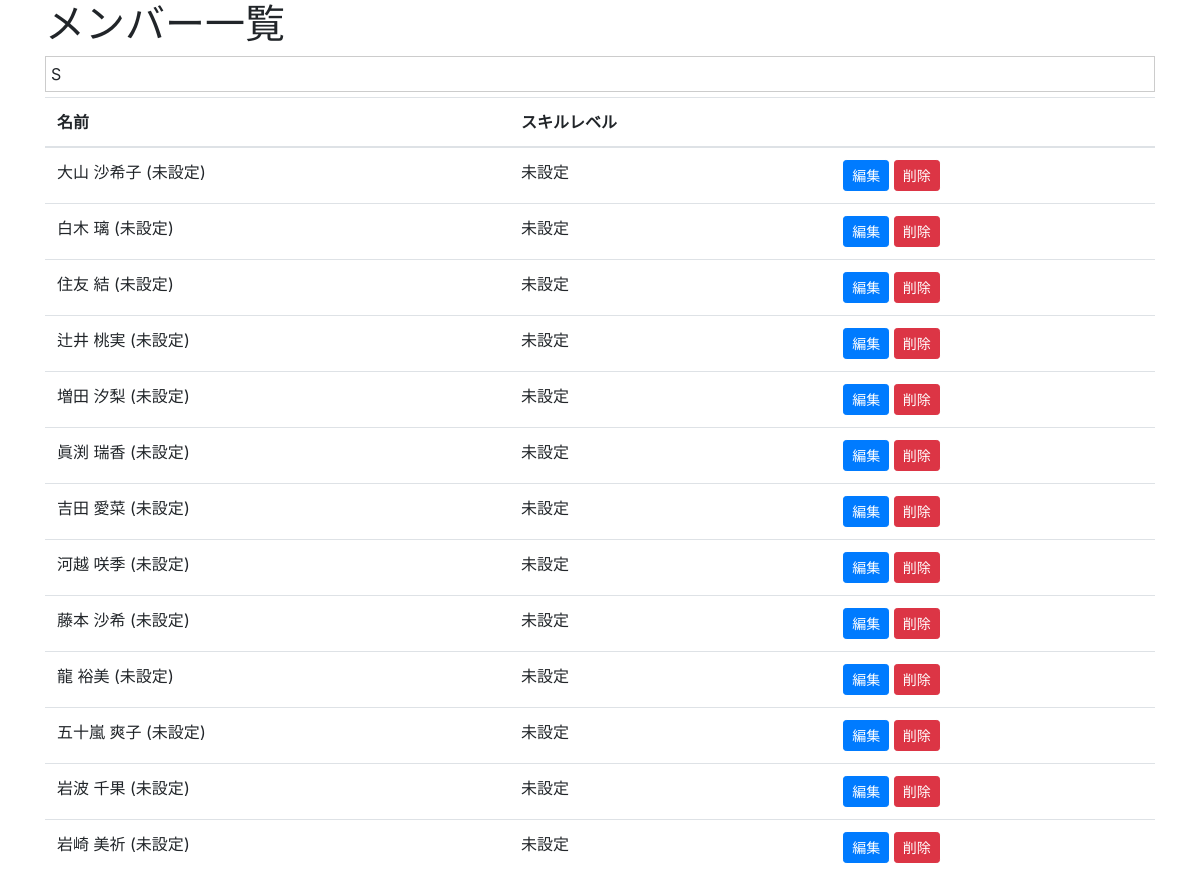
The app's page /members (upper part), older data.
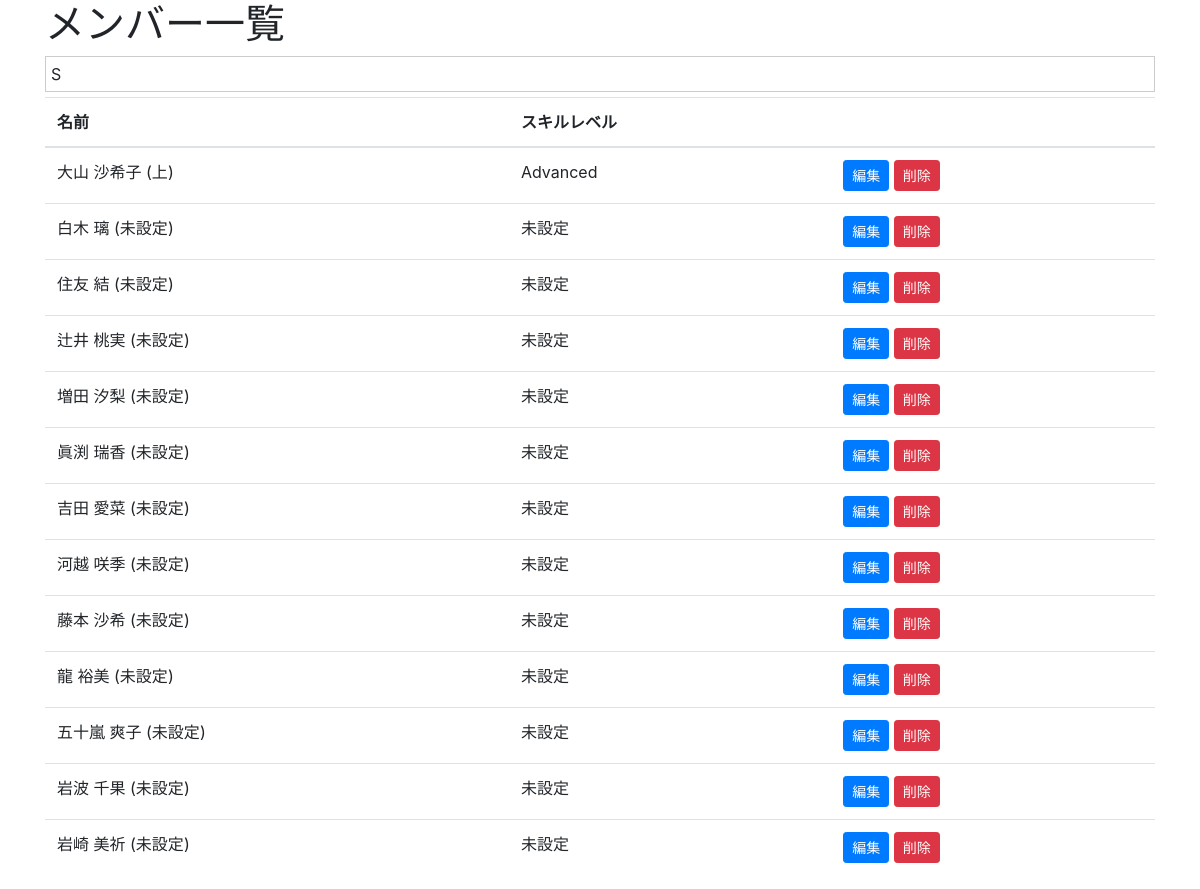
The same page, newer data.
### app.py (models this page shows)
class Member(db.Model):
    id = db.Column(db.Integer, primary_key=True)
    name = db.Column(db.String(50), nullable=False)
    part = db.Column(db.Enum('S', 'A', 'T', 'B', name='part_enum'), nullable=False)  # Enum型を使用
    part_detail = db.Column(db.Enum('上', '下', '未設定', name='part_detail_enum'), nullable=True, default='未設定')  # 上下を追加
    skill_level = db.Column(db.Enum('Beginner', 'Intermediate', 'Advanced', '未設定', name='skill_level_enum'), nullable=False, default='未設定')  # Enum型を使用
    date_associations = db.relationship("DateEntryMember", back_populates="member")
    def __repr__(self):
        return f"Member(id={self.id}, name='{self.name}', part='{self.part}', part_detail='{self.part_detail}', skill_level='{self.skill_level}')"

### app.py (the view)
@app.route("/members")
def members():
    members = Member.query.all()
    print(members)  # ログに出力
    return render_template("members.html", members=members)

### templates/members.html (shortened to what this page needs)
<!DOCTYPE html>
<html>
  <head>
    <link
      rel="stylesheet"
      href="https://stackpath.bootstrapcdn.com/bootstrap/4.5.2/css/bootstrap.min.css"
    />
  </head>
  <body>
    <div class="container">
      <h1>メンバー一覧</h1>
      {% set parts = ['S', 'A', 'T', 'B'] %} {% for part in parts %}
      <div>
        <div class="part-title" onclick="togglePart('{{ part }}_members')">
          {{ part }}
        </div>
        <div id="{{ part }}_members" class="part-members">
          <table class="table">
            <thead>
              <tr>
                <th>名前</th>
                <th>スキルレベル</th>
                <th></th>
              </tr>
            </thead>
            <tbody>
              {% for member in members %} {% if member.part == part %}
              <tr>
                <td>{{ member.name }} ({{ member.part_detail }})</td>
                <td>{{ member.skill_level }}</td>
                <td>
                  <a
                    href="/edit_member/{{ member.id }}"
                    class="btn btn-sm btn-primary"
                    >編集</a
                  >
                  <form
                    action="/delete_member/{{ member.id }}"
                    method="POST"
                    style="display: inline"
                  >
                    <button type="submit" class="btn btn-sm btn-danger">
                      削除
                    </button>
                  </form>
                </td>
              </tr>
              {% endif %} {% endfor %}
            </tbody>
          </table>
        </div>
      </div>
      {% endfor %}
    </div>
  </body>
</html>

### templates/members.html (style rules this page uses)
.part-title { cursor: pointer; padding: 5px; border: 1px solid #ccc; margin-bottom: 5px; }

Row changes from the older to the newer data that the page shows:
changed Member "大山 沙希子": part_detail "未設定" → "上"; skill_level "未設定" → "Advanced"
